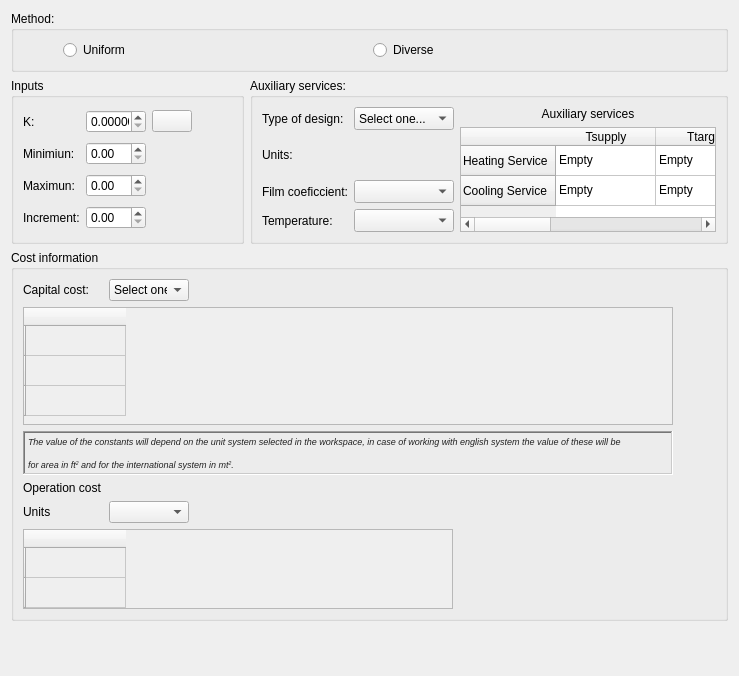
<?xml version="1.0" encoding="UTF-8"?>
<ui version="4.0">
 <class>contenido_plots_costos</class>
 <widget class="QWidget" name="contenido_plots_costos">
  <property name="geometry">
   <rect>
    <x>0</x>
    <y>0</y>
    <width>711</width>
    <height>676</height>
   </rect>
  </property>
  <property name="windowTitle">
   <string>Form</string>
  </property>
  <layout class="QGridLayout" name="gridLayout_12">
   <item row="0" column="0">
    <layout class="QGridLayout" name="gridLayout">
     <item row="0" column="0">
      <widget class="QGroupBox" name="groupBox1">
       <property name="title">
        <string>Method:</string>
       </property>
       <layout class="QGridLayout" name="gridLayout_2">
        <item row="0" column="1">
         <widget class="QRadioButton" name="uniform">
          <property name="text">
           <string>Uniform</string>
          </property>
         </widget>
        </item>
        <item row="0" column="0">
         <spacer name="horizontalSpacer">
          <property name="orientation">
           <enum>Qt::Horizontal</enum>
          </property>
          <property name="sizeType">
           <enum>QSizePolicy::Ignored</enum>
          </property>
          <property name="sizeHint" stdset="0">
           <size>
            <width>40</width>
            <height>20</height>
           </size>
          </property>
         </spacer>
        </item>
        <item row="0" column="3">
         <spacer name="horizontalSpacer_2">
          <property name="orientation">
           <enum>Qt::Horizontal</enum>
          </property>
          <property name="sizeType">
           <enum>QSizePolicy::Ignored</enum>
          </property>
          <property name="sizeHint" stdset="0">
           <size>
            <width>40</width>
            <height>20</height>
           </size>
          </property>
         </spacer>
        </item>
        <item row="0" column="2">
         <widget class="QRadioButton" name="diverse">
          <property name="text">
           <string>Diverse</string>
          </property>
         </widget>
        </item>
       </layout>
      </widget>
     </item>
    </layout>
   </item>
   <item row="2" column="0">
    <spacer name="verticalSpacer">
     <property name="orientation">
      <enum>Qt::Vertical</enum>
     </property>
     <property name="sizeHint" stdset="0">
      <size>
       <width>20</width>
       <height>40</height>
      </size>
     </property>
    </spacer>
   </item>
   <item row="1" column="0">
    <layout class="QGridLayout" name="gridLayout_5">
     <item row="1" column="0" colspan="3">
      <layout class="QGridLayout" name="gridLayout_10">
       <item row="1" column="0">
        <widget class="QGroupBox" name="groupBox4">
         <property name="title">
          <string>Cost information</string>
         </property>
         <layout class="QGridLayout" name="gridLayout_11">
          <item row="1" column="0" colspan="3">
           <widget class="QTableWidget" name="capitalcost">
            <property name="enabled">
             <bool>false</bool>
            </property>
            <property name="sizePolicy">
             <sizepolicy hsizetype="Fixed" vsizetype="Fixed">
              <horstretch>0</horstretch>
              <verstretch>0</verstretch>
             </sizepolicy>
            </property>
            <property name="maximumSize">
             <size>
              <width>650</width>
              <height>118</height>
             </size>
            </property>
            <row>
             <property name="text">
              <string/>
             </property>
            </row>
            <row>
             <property name="text">
              <string/>
             </property>
            </row>
            <row>
             <property name="text">
              <string/>
             </property>
            </row>
            <column>
             <property name="text">
              <string/>
             </property>
            </column>
           </widget>
          </item>
          <item row="0" column="1" colspan="2">
           <spacer name="horizontalSpacer_6">
            <property name="orientation">
             <enum>Qt::Horizontal</enum>
            </property>
            <property name="sizeType">
             <enum>QSizePolicy::Preferred</enum>
            </property>
            <property name="sizeHint" stdset="0">
             <size>
              <width>40</width>
              <height>20</height>
             </size>
            </property>
           </spacer>
          </item>
          <item row="4" column="0">
           <layout class="QGridLayout" name="gridLayout_4">
            <item row="0" column="0">
             <widget class="QLabel" name="labelopera">
              <property name="maximumSize">
               <size>
                <width>80</width>
                <height>16777215</height>
               </size>
              </property>
              <property name="text">
               <string>Operation cost</string>
              </property>
             </widget>
            </item>
            <item row="1" column="0">
             <widget class="QLabel" name="label">
              <property name="text">
               <string>Units</string>
              </property>
             </widget>
            </item>
            <item row="1" column="1">
             <widget class="QComboBox" name="comboBoxUOP">
              <property name="maximumSize">
               <size>
                <width>80</width>
                <height>16777215</height>
               </size>
              </property>
             </widget>
            </item>
           </layout>
          </item>
          <item row="0" column="0">
           <layout class="QGridLayout" name="gridLayout_3">
            <item row="0" column="0">
             <widget class="QLabel" name="labelcapital">
              <property name="maximumSize">
               <size>
                <width>80</width>
                <height>16777215</height>
               </size>
              </property>
              <property name="text">
               <string>Capital cost:</string>
              </property>
             </widget>
            </item>
            <item row="0" column="1">
             <widget class="QComboBox" name="comboBoxCapital">
              <property name="maximumSize">
               <size>
                <width>80</width>
                <height>16777215</height>
               </size>
              </property>
              <item>
               <property name="text">
                <string>Select one...</string>
               </property>
              </item>
              <item>
               <property name="text">
                <string>a + b*A^c</string>
               </property>
              </item>
              <item>
               <property name="text">
                <string>b*A^c</string>
               </property>
              </item>
             </widget>
            </item>
           </layout>
          </item>
          <item row="5" column="0" colspan="2">
           <widget class="QTableWidget" name="operationcost">
            <property name="enabled">
             <bool>false</bool>
            </property>
            <property name="sizePolicy">
             <sizepolicy hsizetype="Fixed" vsizetype="Fixed">
              <horstretch>0</horstretch>
              <verstretch>0</verstretch>
             </sizepolicy>
            </property>
            <property name="maximumSize">
             <size>
              <width>1400</width>
              <height>80</height>
             </size>
            </property>
            <row>
             <property name="text">
              <string/>
             </property>
            </row>
            <row>
             <property name="text">
              <string/>
             </property>
            </row>
            <column>
             <property name="text">
              <string/>
             </property>
            </column>
           </widget>
          </item>
          <item row="4" column="1" colspan="2">
           <spacer name="horizontalSpacer_5">
            <property name="orientation">
             <enum>Qt::Horizontal</enum>
            </property>
            <property name="sizeHint" stdset="0">
             <size>
              <width>40</width>
              <height>20</height>
             </size>
            </property>
           </spacer>
          </item>
          <item row="2" column="0" colspan="3">
           <widget class="QLabel" name="label_WARNIG1">
            <property name="maximumSize">
             <size>
              <width>650</width>
              <height>16777215</height>
             </size>
            </property>
            <property name="frameShape">
             <enum>QFrame::WinPanel</enum>
            </property>
            <property name="frameShadow">
             <enum>QFrame::Sunken</enum>
            </property>
            <property name="lineWidth">
             <number>1</number>
            </property>
            <property name="text">
             <string>&lt;html&gt;&lt;head/&gt;&lt;body&gt;&lt;p align=&quot;justify&quot;&gt;&lt;a name=&quot;tw-target-text&quot;/&gt;&lt;span style=&quot; font-family:'inherit'; font-size:7pt; font-style:italic; color:#212121;&quot;&gt;T&lt;/span&gt;&lt;span style=&quot; font-family:'inherit'; font-size:7pt; font-style:italic; color:#212121;&quot;&gt;he value of the constants will depend on the unit system selected in the workspace, in case of working with english system the value of these will be&lt;/span&gt;&lt;/p&gt;&lt;p align=&quot;justify&quot;&gt;&lt;span style=&quot; font-family:'inherit'; font-size:7pt; font-style:italic; color:#212121;&quot;&gt;for area in ft&lt;/span&gt;&lt;span style=&quot; font-family:'inherit'; font-size:7pt; font-style:italic; color:#212121; vertical-align:super;&quot;&gt;2&lt;/span&gt;&lt;span style=&quot; font-family:'inherit'; font-size:7pt; font-style:italic; color:#212121;&quot;&gt; and for the international system in mt&lt;/span&gt;&lt;span style=&quot; font-family:'inherit'; font-size:7pt; font-style:italic; color:#212121; vertical-align:super;&quot;&gt;2&lt;/span&gt;&lt;span style=&quot; font-family:'inherit'; font-size:7pt; font-style:italic; color:#212121;&quot;&gt;.&lt;/span&gt;&lt;/p&gt;&lt;/body&gt;&lt;/html&gt;</string>
            </property>
            <property name="alignment">
             <set>Qt::AlignLeading|Qt::AlignLeft|Qt::AlignTop</set>
            </property>
            <property name="margin">
             <number>6</number>
            </property>
           </widget>
          </item>
         </layout>
        </widget>
       </item>
      </layout>
     </item>
     <item row="0" column="0">
      <widget class="QGroupBox" name="groupBox2">
       <property name="sizePolicy">
        <sizepolicy hsizetype="Fixed" vsizetype="Preferred">
         <horstretch>0</horstretch>
         <verstretch>0</verstretch>
        </sizepolicy>
       </property>
       <property name="title">
        <string>Inputs</string>
       </property>
       <layout class="QGridLayout" name="gridLayout_6">
        <item row="0" column="2">
         <widget class="QPushButton" name="help">
          <property name="text">
           <string/>
          </property>
          <property name="icon">
           <iconset resource="resources.qrc">
            <normaloff>:/resources/Resources/ayuda.png</normaloff>:/resources/Resources/ayuda.png</iconset>
          </property>
         </widget>
        </item>
        <item row="3" column="0">
         <widget class="QLabel" name="labelinc">
          <property name="maximumSize">
           <size>
            <width>80</width>
            <height>16777215</height>
           </size>
          </property>
          <property name="text">
           <string>Increment:</string>
          </property>
         </widget>
        </item>
        <item row="1" column="0">
         <widget class="QLabel" name="labelmin">
          <property name="maximumSize">
           <size>
            <width>80</width>
            <height>16777215</height>
           </size>
          </property>
          <property name="text">
           <string>Minimiun:</string>
          </property>
         </widget>
        </item>
        <item row="0" column="1">
         <widget class="QDoubleSpinBox" name="doubleSpinBoxK">
          <property name="maximumSize">
           <size>
            <width>60</width>
            <height>16777215</height>
           </size>
          </property>
          <property name="decimals">
           <number>6</number>
          </property>
         </widget>
        </item>
        <item row="2" column="1">
         <widget class="QDoubleSpinBox" name="doubleSpinBoxMax">
          <property name="maximumSize">
           <size>
            <width>60</width>
            <height>16777215</height>
           </size>
          </property>
         </widget>
        </item>
        <item row="1" column="1">
         <widget class="QDoubleSpinBox" name="doubleSpinBoxMin">
          <property name="maximumSize">
           <size>
            <width>60</width>
            <height>16777215</height>
           </size>
          </property>
         </widget>
        </item>
        <item row="0" column="0">
         <widget class="QLabel" name="labelk">
          <property name="maximumSize">
           <size>
            <width>80</width>
            <height>16777215</height>
           </size>
          </property>
          <property name="text">
           <string>K:</string>
          </property>
         </widget>
        </item>
        <item row="3" column="1">
         <widget class="QDoubleSpinBox" name="doubleSpinBoxInc">
          <property name="maximumSize">
           <size>
            <width>60</width>
            <height>16777215</height>
           </size>
          </property>
         </widget>
        </item>
        <item row="2" column="0">
         <widget class="QLabel" name="labelmax">
          <property name="maximumSize">
           <size>
            <width>80</width>
            <height>16777215</height>
           </size>
          </property>
          <property name="text">
           <string>Maximun:</string>
          </property>
         </widget>
        </item>
        <item row="0" column="3">
         <spacer name="horizontalSpacer_3">
          <property name="orientation">
           <enum>Qt::Horizontal</enum>
          </property>
          <property name="sizeHint" stdset="0">
           <size>
            <width>40</width>
            <height>20</height>
           </size>
          </property>
         </spacer>
        </item>
       </layout>
      </widget>
     </item>
     <item row="0" column="1" colspan="2">
      <widget class="QGroupBox" name="groupBox3">
       <property name="sizePolicy">
        <sizepolicy hsizetype="Preferred" vsizetype="Preferred">
         <horstretch>0</horstretch>
         <verstretch>0</verstretch>
        </sizepolicy>
       </property>
       <property name="title">
        <string>Auxiliary services:</string>
       </property>
       <layout class="QGridLayout" name="gridLayout_7">
        <item row="0" column="2" rowspan="4">
         <layout class="QGridLayout" name="gridLayout_8">
          <item row="0" column="0">
           <widget class="QLabel" name="labelAux">
            <property name="text">
             <string>Auxiliary services</string>
            </property>
            <property name="alignment">
             <set>Qt::AlignCenter</set>
            </property>
           </widget>
          </item>
          <item row="1" column="0">
           <widget class="QTableWidget" name="Services">
            <property name="sizePolicy">
             <sizepolicy hsizetype="Fixed" vsizetype="Fixed">
              <horstretch>0</horstretch>
              <verstretch>130</verstretch>
             </sizepolicy>
            </property>
            <property name="minimumSize">
             <size>
              <width>0</width>
              <height>0</height>
             </size>
            </property>
            <property name="maximumSize">
             <size>
              <width>400</width>
              <height>105</height>
             </size>
            </property>
            <row>
             <property name="text">
              <string>Heating Service</string>
             </property>
            </row>
            <row>
             <property name="text">
              <string>Cooling Service</string>
             </property>
            </row>
            <column>
             <property name="text">
              <string>Tsupply</string>
             </property>
            </column>
            <column>
             <property name="text">
              <string>Ttarget</string>
             </property>
            </column>
            <column>
             <property name="text">
              <string>h</string>
             </property>
            </column>
            <item row="0" column="0">
             <property name="text">
              <string>Empty</string>
             </property>
            </item>
            <item row="0" column="1">
             <property name="text">
              <string>Empty</string>
             </property>
            </item>
            <item row="0" column="2">
             <property name="text">
              <string>Empty</string>
             </property>
            </item>
            <item row="1" column="0">
             <property name="text">
              <string>Empty</string>
             </property>
            </item>
            <item row="1" column="1">
             <property name="text">
              <string>Empty</string>
             </property>
            </item>
            <item row="1" column="2">
             <property name="text">
              <string>Empty</string>
             </property>
            </item>
           </widget>
          </item>
         </layout>
        </item>
        <item row="0" column="1">
         <widget class="QComboBox" name="TypeDesign">
          <property name="maximumSize">
           <size>
            <width>100</width>
            <height>23</height>
           </size>
          </property>
          <item>
           <property name="text">
            <string>Select one...</string>
           </property>
          </item>
          <item>
           <property name="text">
            <string>Countercurrent</string>
           </property>
          </item>
          <item>
           <property name="text">
            <string>Cococurrent</string>
           </property>
          </item>
         </widget>
        </item>
        <item row="2" column="0">
         <widget class="QLabel" name="labelfilm">
          <property name="maximumSize">
           <size>
            <width>100</width>
            <height>16777215</height>
           </size>
          </property>
          <property name="text">
           <string>Film coeficcient:</string>
          </property>
         </widget>
        </item>
        <item row="2" column="1">
         <widget class="QComboBox" name="comboBoxFilm">
          <property name="maximumSize">
           <size>
            <width>100</width>
            <height>23</height>
           </size>
          </property>
         </widget>
        </item>
        <item row="3" column="0">
         <widget class="QLabel" name="labeltemp">
          <property name="maximumSize">
           <size>
            <width>100</width>
            <height>16777215</height>
           </size>
          </property>
          <property name="text">
           <string>Temperature:</string>
          </property>
         </widget>
        </item>
        <item row="1" column="0">
         <widget class="QLabel" name="labelunits">
          <property name="maximumSize">
           <size>
            <width>100</width>
            <height>16777215</height>
           </size>
          </property>
          <property name="text">
           <string>Units:</string>
          </property>
         </widget>
        </item>
        <item row="3" column="1">
         <widget class="QComboBox" name="comboBoxTemp">
          <property name="maximumSize">
           <size>
            <width>100</width>
            <height>23</height>
           </size>
          </property>
         </widget>
        </item>
        <item row="0" column="0">
         <widget class="QLabel" name="labelType">
          <property name="maximumSize">
           <size>
            <width>100</width>
            <height>16777215</height>
           </size>
          </property>
          <property name="text">
           <string>Type of design:</string>
          </property>
         </widget>
        </item>
       </layout>
      </widget>
     </item>
    </layout>
   </item>
  </layout>
 </widget>
 <resources>
  <include location="resources.qrc"/>
 </resources>
 <connections/>
</ui>
